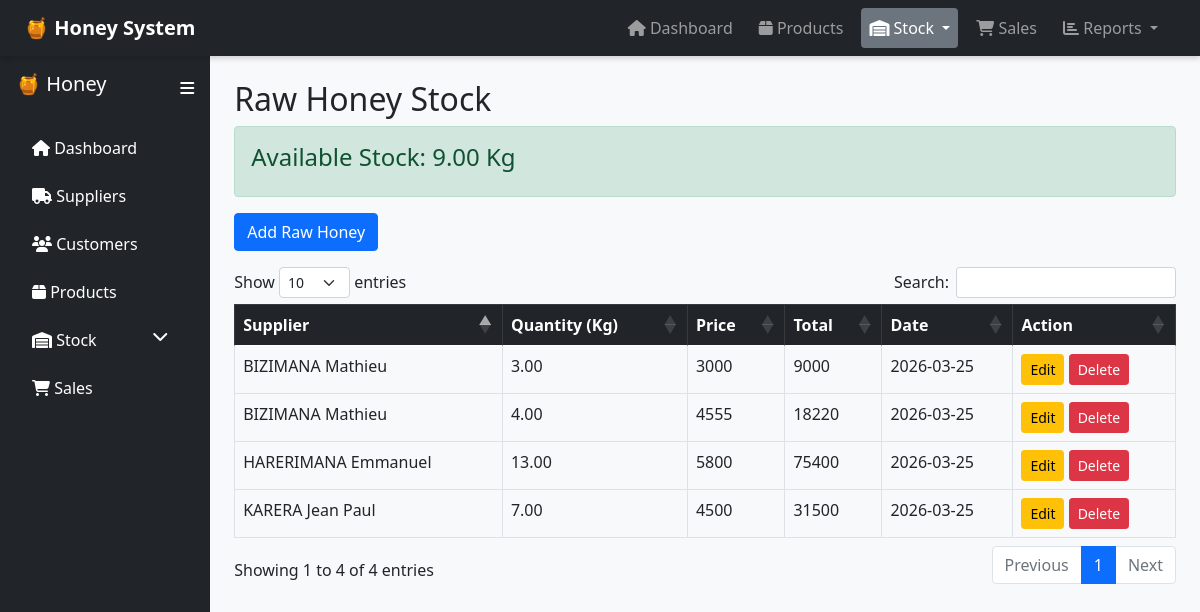
Page /stock/raw/index.php on the committed database.
### tables this page shows
CREATE TABLE `rawhoneystock` (
  `ID` int(11) NOT NULL,
  `QuantityAvailableKg` decimal(10,2) DEFAULT 0.00,
  `LastUpdated` timestamp NOT NULL DEFAULT current_timestamp() ON UPDATE current_timestamp()
);

CREATE TABLE `rawhoney` (
  `RawHoneyID` int(11) NOT NULL,
  `SupplierID` int(11) DEFAULT NULL,
  `QuantityKg` decimal(10,2) DEFAULT NULL,
  `price` decimal(10,0) NOT NULL,
  `total` decimal(10,0) NOT NULL,
  `DateReceived` date DEFAULT NULL
);

CREATE TABLE `suppliers` (
  `SupplierID` int(11) NOT NULL,
  `Name` varchar(100) NOT NULL,
  `Phone` varchar(20) DEFAULT NULL,
  `CreatedAt` timestamp NOT NULL DEFAULT current_timestamp(),
  `provinceCode` int(11) NOT NULL,
  `districtCode` int(11) NOT NULL,
  `sectorCode` int(11) NOT NULL,
  `cellCode` int(11) NOT NULL,
  `villageCode` int(11) NOT NULL
);

### stock/raw/index.php (the view, shortened to what this page needs)
<?php
include("../../config/db.php");
include("../../includes/layout.php");
$stock = $conn->query("SELECT * FROM rawhoneystock LIMIT 1")->fetch();
$stmt = $conn->query("
    SELECT r.*, s.Name
    FROM rawhoney r
    LEFT JOIN suppliers s ON r.SupplierID = s.SupplierID
");
$records = $stmt->fetchAll(PDO::FETCH_ASSOC);
?>
<h2>Raw Honey Stock</h2>
<div class="alert alert-success">
    <h4>Available Stock: <?= $stock['QuantityAvailableKg'] ?> Kg</h4>
</div>
<a href="create.php" class="btn btn-primary mb-3">Add Raw Honey</a>
<table id="rawTable" class="table table-bordered table-hover">
    <thead class="table-dark">
        <tr>
            <th>Supplier</th>
            <th>Quantity (Kg)</th>
            <th>Price</th>
            <th>Total</th>
            <th>Date</th>
            <th>Action</th>
        </tr>
    </thead>
    <tbody>
        <?php foreach($records as $r): ?>
        <tr>
            <td><?= $r['Name'] ?></td>
            <td><?= $r['QuantityKg'] ?></td>
            <td><?= $r['price'] ?></td>
            <td><?= $r['total'] ?></td>
            <td><?= $r['DateReceived'] ?></td>
            <td>
                <a href="edit.php?id=<?= $r['RawHoneyID'] ?>" class="btn btn-warning btn-sm">Edit</a>
                <a href="delete.php?id=<?= $r['RawHoneyID'] ?>"
                   class="btn btn-danger btn-sm"
                   onclick="return confirm('Delete?')">
                   Delete
                </a>
            </td>
        </tr>
        <?php endforeach; ?>
    </tbody>
</table>
<?php include("../../includes/footer.php"); ?>

### includes/header.php (style rules this page uses)
body { overflow-x: hidden; }

### rows in the picture
rawhoneystock: QuantityAvailableKg "9.00"
rawhoney: SupplierID.Name "HARERIMANA Emmanuel", QuantityKg "13.00", price "5800", total "75400", DateReceived "2026-03-25"
rawhoney: SupplierID.Name "BIZIMANA Mathieu", QuantityKg "3.00", price "3000", total "9000", DateReceived "2026-03-25"
rawhoney: SupplierID.Name "KARERA Jean Paul", QuantityKg "7.00", price "4500", total "31500", DateReceived "2026-03-25"
rawhoney: SupplierID.Name "BIZIMANA Mathieu", QuantityKg "4.00", price "4555", total "18220", DateReceived "2026-03-25"
